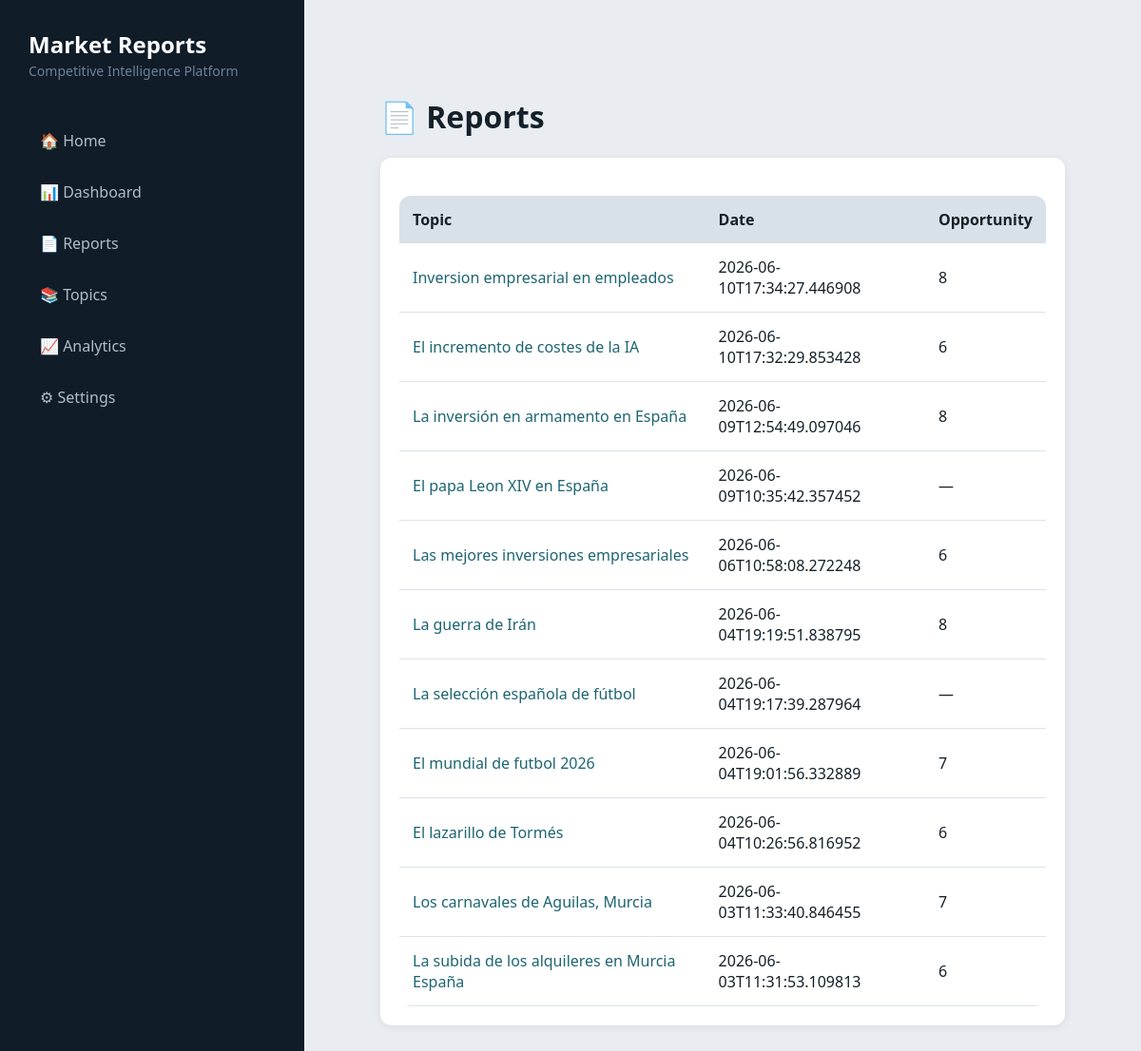
The page /reports on the database as committed earlier.
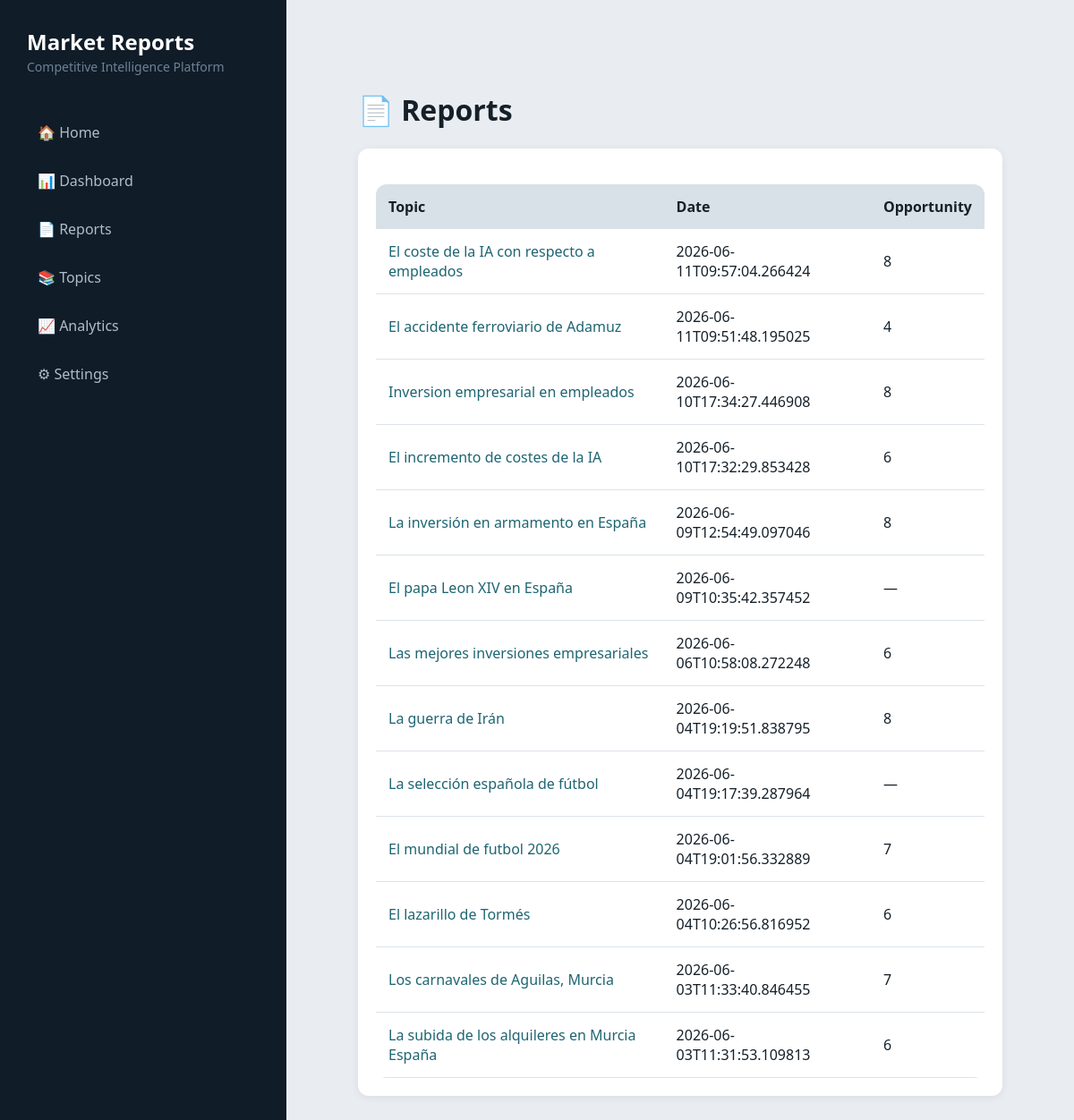
The same page on the database as committed later.
### tables this page shows
CREATE TABLE reports (

        id INTEGER PRIMARY KEY AUTOINCREMENT,

        topic TEXT NOT NULL,

        created_at TEXT NOT NULL,

        market_opportunity INTEGER,

        competitive_threat INTEGER,

        technology_maturity INTEGER,

        regulatory_risk INTEGER,

        investment_attractiveness INTEGER,

        markdown_path TEXT,

        pdf_path TEXT
    , md_path TEXT);

### app/dashboard/server.py (the view)
@app.get("/reports")
def reports_page(request: Request):
    reports = get_all_reports()
    return templates.TemplateResponse(
        request=request,
        name="reports.html",
        context={
            "reports": reports
        }
    )

### app/dashboard/templates/reports.html
{% set title = "Reports" %}
{% extends "base.html" %}
{% block content %}
<h1>📄 Reports</h1>
<div class="card">
    <table>
        <tr>
            <th>Topic</th>
            <th>Date</th>
            <th>Opportunity</th>
        </tr>
        {% for report in reports %}
        <tr>
            <td>
                <a href="/topic/{{ report[1]|trim|urlencode }}">
                    {{ report[1]|trim }}
                </a>
            </td>
            <td>{{ report[2] }}</td>
            <td>{{ report[3] if report[3] is not none else '—' }}</td>
        </tr>
        {% endfor %}
    </table>
</div>
{% endblock %}

Rows that differ between the two databases and show on the page:
added reports: topic "El coste de la IA con respecto a empleados", created_at "2026-06-11T09:57:04.266424", market_opportunity "8"
added reports: topic "El accidente ferroviario de Adamuz", created_at "2026-06-11T09:51:48.195025", market_opportunity "4"
